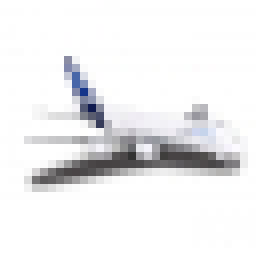
#> input picture k_nearest_neighbours/img/airplane.jpeg, 32 x 32 px (shown 8 times larger)
$ python run.py
#> lines starting #> are read from the running program, lines starting #| are printed output that depends on the picture
#!/usr/bin/python3

# THIS SCRIPT IMPORTS TRAINING DATA FROM THE CIFAR-10 DATASET AND TESTS THE ALGORITHM ON
# A 32x32 cat.png IMAGE and A 32x32 airplane.jpg IMAGE AND ALSO ON TEST DATASET FROM CIFAR-10

import numpy as np
from nearest_neighbour import NearestNeighbour
from matplotlib.pyplot import imread
import random
from hyper_params import get_hyperparams

def unpickle(file):
    """Unpickles a CIFAR-10 dataset file"""
    import pickle
    with open(file, 'rb') as fo:
        dict = pickle.load(fo, encoding='bytes')
    return dict

# Import Test Images
local_img_1 = np.uint8(imread('./img/airplane.jpeg'))
#> local_img_1 is the input picture: shape (32, 32, 3); mean R, G, B 237.7, 237.7, 239
local_img_1= local_img_1.flatten(order='F')
#> local_img_1 = 3072 values, max 255 at index 0, min 16 at index 365, mean 238.1

local_img_2 = np.uint8(imread('./img/automobile.jpg'))
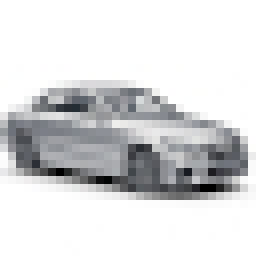
#> input picture k_nearest_neighbours/img/automobile.jpg, 32 x 32 px (shown 8 times larger)
#> local_img_2 is the input picture: shape (32, 32, 3); mean R, G, B 216.9, 217.4, 218.5
local_img_2= local_img_2.flatten(order='F')
#> local_img_2 = 3072 values, max 255 at index 0, min 0 at index 245, mean 217.6

local_img_3 = np.uint8(imread('./img/bird.jpg'))
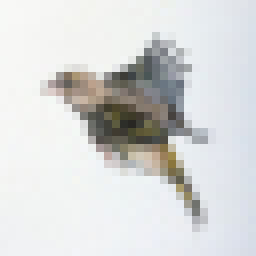
#> input picture k_nearest_neighbours/img/bird.jpg, 32 x 32 px (shown 8 times larger)
#> local_img_3 is the input picture: shape (32, 32, 3); mean R, G, B 215.7, 216.9, 216.6
local_img_3= local_img_3.flatten(order='F')
#> local_img_3 = 3072 values, max 249 at index 1025, min 35 at index 2575, mean 216.4

local_img_4 = np.uint8(imread('./img/cat.jpeg'))
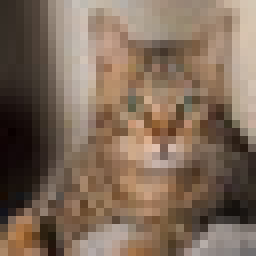
#> input picture k_nearest_neighbours/img/cat.jpeg, 32 x 32 px (shown 8 times larger)
#> local_img_4 is the input picture: shape (32, 32, 3); mean R, G, B 127, 106.4, 89.5
local_img_4= local_img_4.flatten(order='F')
#> local_img_4 = 3072 values, max 225 at index 626, min 0 at index 1072, mean 107.6

local_img_5 = np.uint8(imread('./img/truck.jpg'))
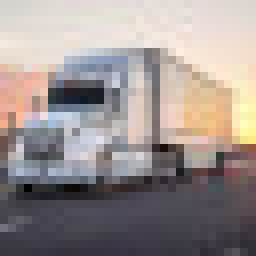
#> input picture k_nearest_neighbours/img/truck.jpg, 32 x 32 px (shown 8 times larger)
#> local_img_5 is the input picture: shape (32, 32, 3); mean R, G, B 154.4, 144.8, 142.7
local_img_5= local_img_5.flatten(order='F')
#> local_img_5 = 3072 values, max 255 at index 78, min 0 at index 119, mean 147.3

local_img_6 = np.uint8(imread('./img/ship.jpeg'))
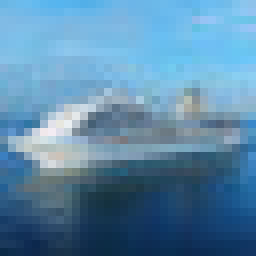
#> input picture k_nearest_neighbours/img/ship.jpeg, 32 x 32 px (shown 8 times larger)
#> local_img_6 is the input picture: shape (32, 32, 3); mean R, G, B 91.1, 137.2, 170
local_img_6= local_img_6.flatten(order='F')
#> local_img_6 = 3072 values, max 249 at index 3047, min 10 at index 543, mean 132.8

# Get training dataset
dataset1= unpickle('../cifar-10-batches-py/data_batch_1');
#> (the run stopped early here; a loop or call above may not have finished)
